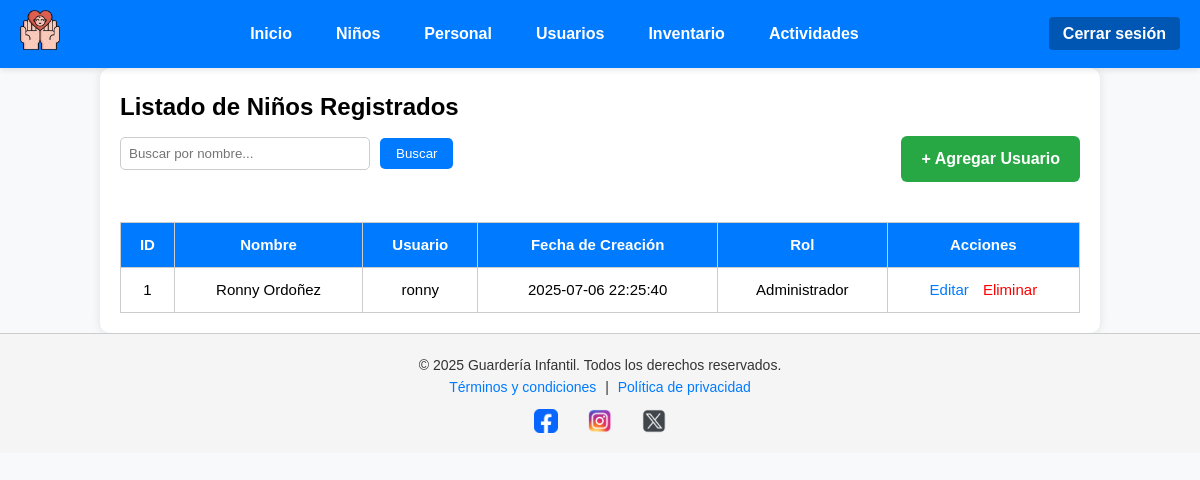
/MVC/index.php?c=Usuario&a=index (signed in), run on the app's committed database.
### tables this page shows
CREATE TABLE `usuarios` (
  `id` int(11) NOT NULL,
  `nombre` varchar(100) NOT NULL,
  `usuario` varchar(50) NOT NULL,
  `clave` varchar(255) NOT NULL,
  `rol` enum('Administrador','Docente','Inventario') NOT NULL,
  `fecha_creacion` timestamp NOT NULL DEFAULT current_timestamp()
);

### MVC/controller/UsuarioController.php (called while the page is built, shortened)
<?php
require_once "model/dao/UsuarioDAO.php";
class UsuarioController {
    public function index() {
        $limite = 5;
        $pagina = isset($_GET['pagina']) && is_numeric($_GET['pagina']) ? (int) $_GET['pagina'] : 1;
        $inicio = ($pagina - 1) * $limite;
        if (isset($_GET['buscar']) && !empty(trim($_GET['buscar']))) {
            $texto = trim($_GET['buscar']);
            $lista = UsuarioDAO::buscarPorNombre($texto, $inicio, $limite);
            $total = UsuarioDAO::totalBusqueda($texto);
        } else {
            $lista = UsuarioDAO::listarPaginado($inicio, $limite);
        }
        require_once "view/usuario/usuario.list.php";
    }
}
?>

### MVC/index.php (called while the page is built, shortened)
<?php
$a = isset($_GET['a']) ? $_GET['a'] : 'index';
$controller = new $controllerClass();
$controller->$a();

### MVC/model/dao/UsuarioDAO.php (called while the page is built, shortened)
<?php
class UsuarioDAO {
    public static function listarPaginado($inicio, $limite) {
        $conexion = Conexion::conectar();
        $stmt = $conexion->prepare("SELECT * FROM usuarios LIMIT ?, ?");
        $stmt->bindParam(1, $inicio, PDO::PARAM_INT);
        $stmt->bindParam(2, $limite, PDO::PARAM_INT);
        $stmt->execute();
        return $stmt->fetchAll(PDO::FETCH_ASSOC);
    }
}

### MVC/view/usuario/usuario.list.php (the view, shortened to what this page needs)
<?php require_once "view/templates/navbar.php"; ?>
<main class="container">
    <h2>Listado de Niños Registrados</h2>
    <div style="display: flex; justify-content: space-between; align-items: center; margin-bottom: 20px; flex-wrap: wrap; gap: 10px;">
        <form method="GET" action="index.php" style="display: flex; align-items: center; gap: 10px;">
            <input
                type="text"
                name="buscar"
                placeholder="Buscar por nombre..."
                value="<?= $_GET['buscar'] ?? '' ?>"
                style="width: 250px; padding: 8px; border: 1px solid #ccc; border-radius: 5px;"
                oninput="if(this.value === '') this.form.submit();"
            >
            <button type="submit" style="padding: 8px 16px; background-color: #007bff; color: white; border: none; border-radius: 5px;">
                Buscar
            </button>
        </form>
        <a href="index.php?c=Usuario&a=nuevo" class="btn-agregar">+ Agregar Usuario</a>
    </div>
    <div style="overflow-x: auto;">
        <table class="tabla" border="1" cellpadding="10" cellspacing="0" style="width: 100%; border-collapse: collapse;">
            <thead style="background-color: #f0f0f0;">
                <tr>
                    <th>ID</th>
                    <th>Nombre</th>
                    <th>Usuario</th>
                    <th>Fecha de Creación</th>
                    <th>Rol</th>
                    <th>Acciones</th>
                </tr>
            </thead>
            <tbody>
                <?php if (empty($lista)) : ?>
                    <tr>
                        <td colspan="9" style="text-align: center;">No se encontraron registros.</td>
                    </tr>
                <?php else : ?>
                    <?php foreach ($lista as $nino): ?>
                        <tr>
                            <td><?= $nino['id'] ?></td>
                            <td><?= $nino['nombre'] ?></td>
                            <td><?= $nino['usuario'] ?></td>
                            <td><?= $nino['fecha_creacion'] ?></td>
                            <td><?= $nino['rol'] ?></td>
                            <td>
                                <a href="index.php?c=Usuario&a=editar&id=<?= $nino['id'] ?>" class="btn-editar">Editar</a>
                                <a href="index.php?c=Usuario&a=eliminar&id=<?= $nino['id'] ?>" class="btn-eliminar" onclick="return confirm('¿Eliminar este registro?')">Eliminar</a>
                            </td>
                        </tr>
                    <?php endforeach; ?>
                <?php endif; ?>
            </tbody>
        </table>
    </div>
</main>
<?php require_once "view/templates/footer.php"; ?>

### MVC/assets/css/home.css (style rules this page uses)
html { scroll-behavior: smooth; }
* { margin: 0; padding: 0; box-sizing: border-box; }
body { width: 100%; min-height: 100vh; overflow-x: hidden; background-color: #f8f9fa; font-family: Arial, sans-serif; line-height: 1.6; }
.container { width: 100%; margin: auto; padding: 20px; max-width: 1000px; background: white; border-radius: 10px; box-shadow: 0 0 10px rgba(0,0,0,0.1); }
table.tabla { width: 100%; border-collapse: collapse; margin-top: 20px; font-size: 15px; }
table.tabla th, table.tabla td { border: 1px solid #ccc; padding: 10px; text-align: center; }
table.tabla th { background-color: #007bff; color: white; }
.btn-agregar { display: inline-block; margin-top: 10px; padding: 10px 15px; background-color: #28a745; color: white; text-decoration: none; border-radius: 4px; font-weight: bold; }
.btn-editar { color: #007bff; text-decoration: none; margin-right: 10px; }
.btn-eliminar { color: red; text-decoration: none; }
.btn-agregar { padding: 10px 20px; background-color: #28a745; color: white; font-weight: bold; border: none; border-radius: 6px; cursor: pointer; }
.btn-agregar, .btn-cancelar { padding: 10px 20px; border: none; font-weight: bold; text-align: center; text-decoration: none; border-radius: 6px; min-width: 120px; }
.btn-agregar { background-color: #28a745; color: white; }

### data on the page
usuarios: id "1", nombre "Ronny Ordoñez", usuario "ronny", fecha_creacion "2025-07-06 22:25:40", rol "Administrador"
